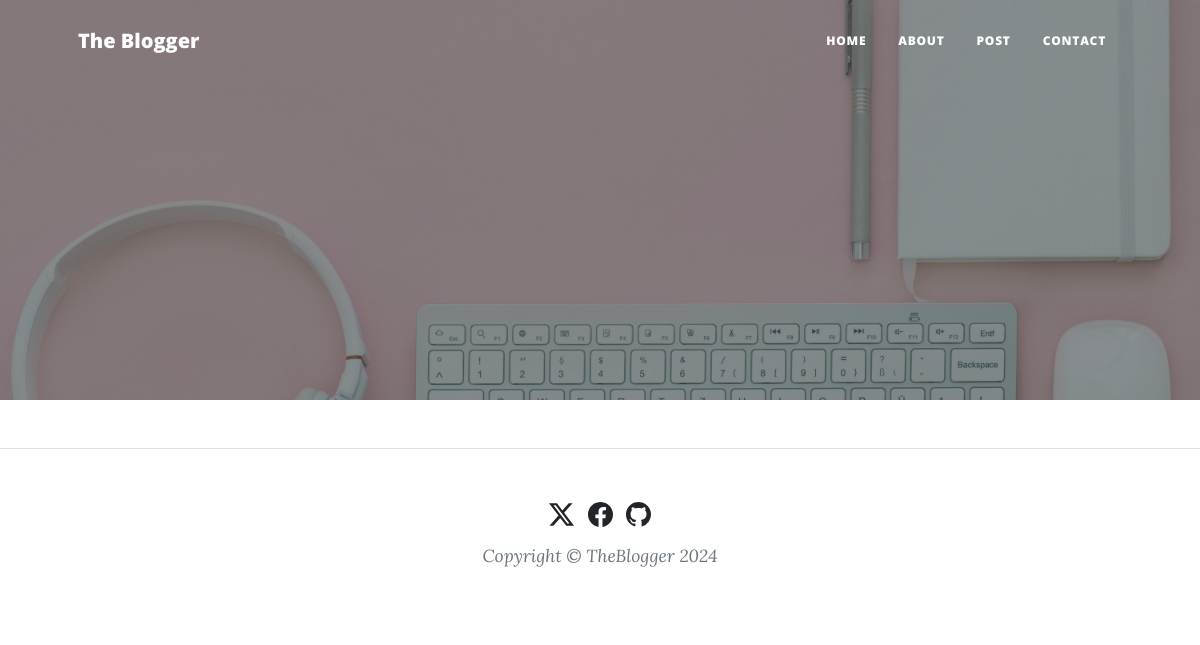
Page /posts on the earlier database version.
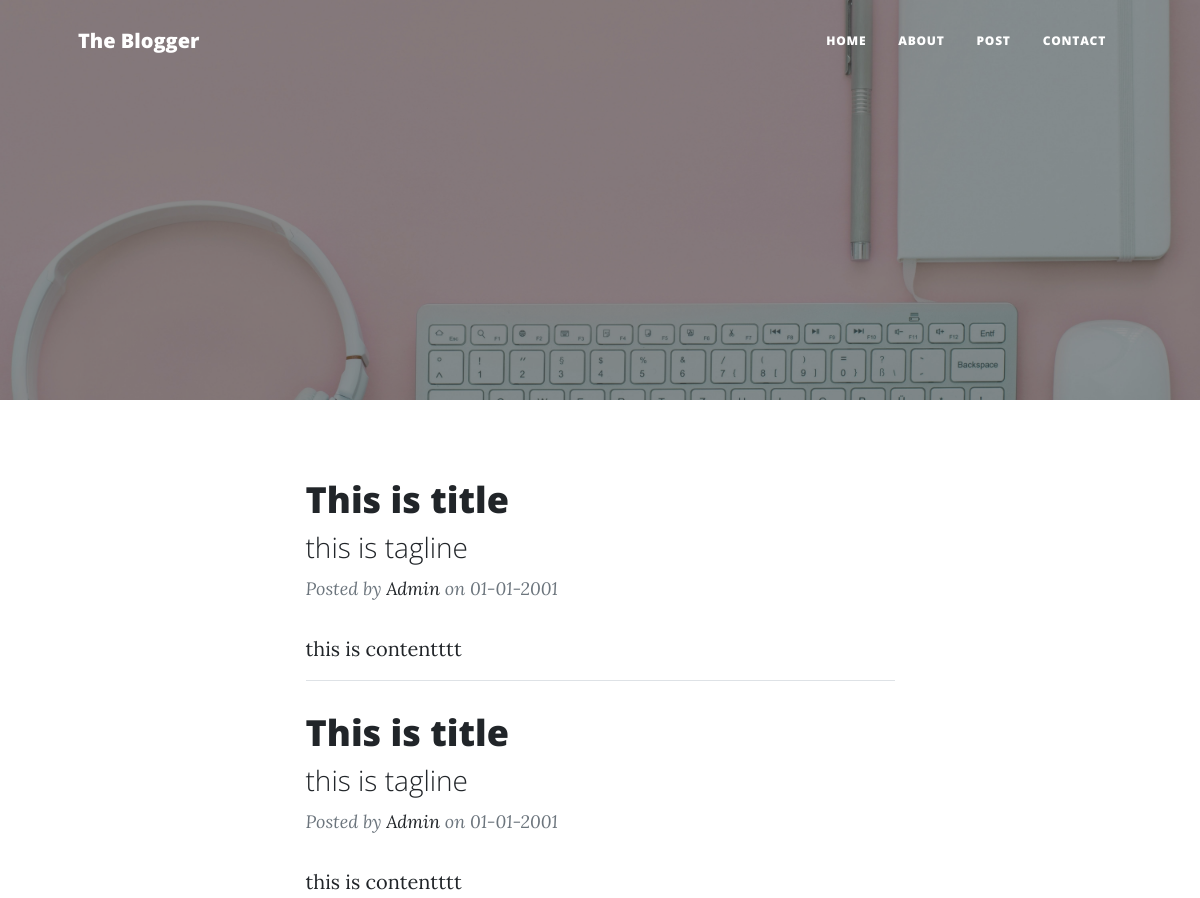
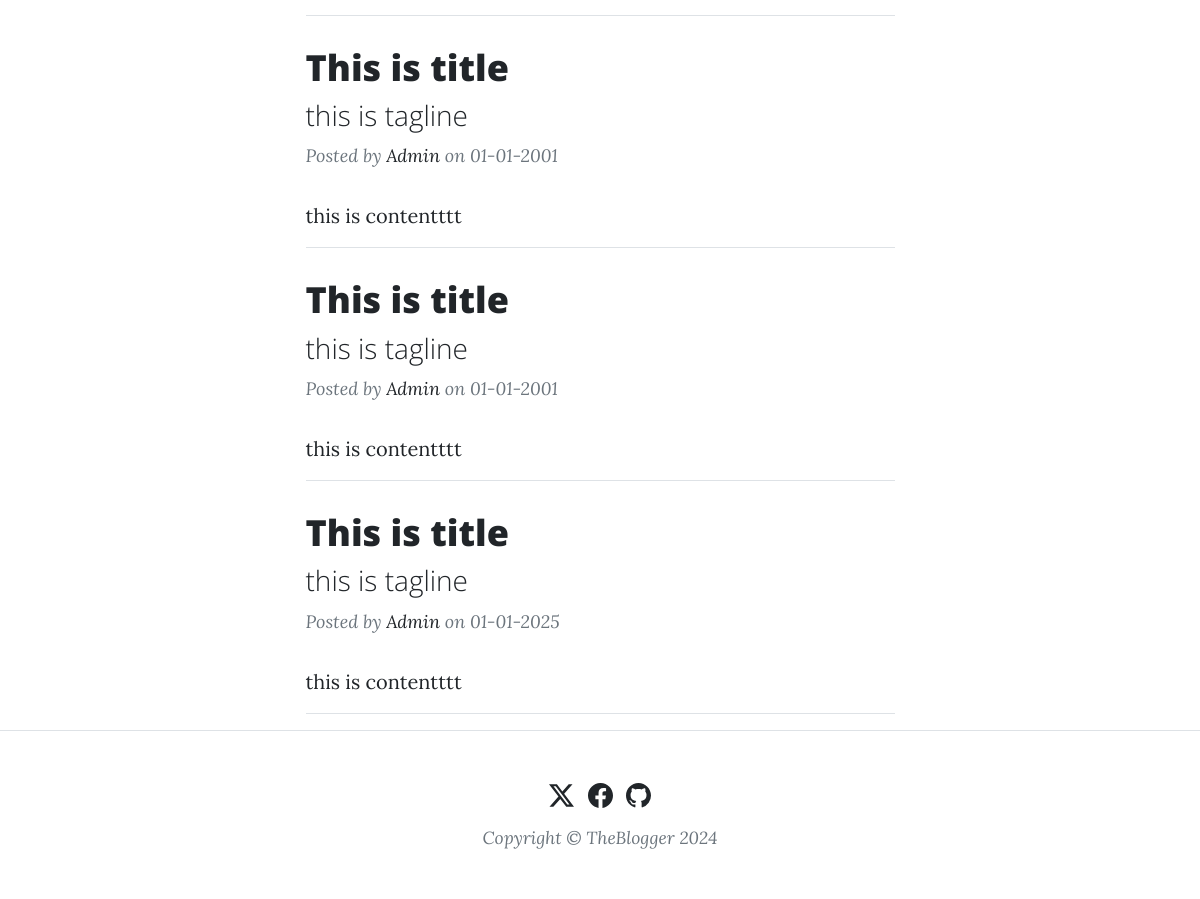
Same page on the later database version (2 pictures, top to bottom).
### db.py (models this page shows, shortened)
class Posts(db.Model):
    sno = db.Column(db.Integer, primary_key=True)
    title = db.Column(db.String(80), nullable=False)
    slug = db.Column(db.String(21), nullable=False)
    content = db.Column(db.String(120), nullable=False)
    tagline = db.Column(db.String(120), nullable=False)
    date = db.Column(db.String(12), nullable=True)
    img_file = db.Column(db.String(12), nullable=True)

### app.py (the view)
@app.route("/posts")
def posts():
    posts = Posts.query.filter_by().all()
    return render_template('posts.html', params=params, posts=posts)

### templates/posts.html
{% extends 'layout.html' %} {% block body %}
<header
  class="masthead"
  style="background-image: url('{{ url_for('static', filename='assets/img/posts-bg.jpg') }}')"
></header>
<div class="container px-4 px-lg-5">
  <div class="row gx-4 gx-lg-5 justify-content-center">
    <div class="col-md-10 col-lg-8 col-xl-7">
      {% for post in posts %}
      <div class="post-preview">
        <a href="/post/{{post.slug}}">
          <h2 class="post-title">{{ post.title }}</h2>
          <h3 class="post-subtitle">{{post.tagline}}</h3>
        </a>
        <p class="post-meta">
          Posted by
          <a href="#">Admin</a>
          on {{post.date}}
        </p>
      </div>
      {{post.content[0:43]}}
      <hr />
      {% endfor %}
    </div>
  </div>
</div>
{% endblock %}

### templates/layout.html (shortened to what this page needs)
<!DOCTYPE html>
<html lang="en">
    <head>
        <link href="{{ url_for('static', filename='css/styles.css') }}" rel="stylesheet" />
    </head>
    <body>
        <nav class="navbar navbar-expand-lg navbar-light" id="mainNav">
            <div class="container px-4 px-lg-5">
                <a class="navbar-brand" href="/">The Blogger</a>
                <div class="collapse navbar-collapse" id="navbarResponsive">
                    <ul class="navbar-nav ms-auto py-4 py-lg-0">
                        <li class="nav-item"><a class="nav-link px-lg-3 py-3 py-lg-4" href="/">Home</a></li>
                        <li class="nav-item"><a class="nav-link px-lg-3 py-3 py-lg-4" href="/about">About</a></li>
                        <li class="nav-item"><a class="nav-link px-lg-3 py-3 py-lg-4" href="/posts">Post</a></li>
                        <li class="nav-item"><a class="nav-link px-lg-3 py-3 py-lg-4" href="/contact">Contact</a></li>
                    </ul>
                </div>
            </div>
        </nav>
      {% block body %}{% endblock %}
        <footer class="border-top">
            <div class="container px-4 px-lg-5">
                <div class="row gx-4 gx-lg-5 justify-content-center">
                    <div class="col-md-10 col-lg-8 col-xl-7">
                        <ul class="list-inline text-center">
                            <li class="list-inline-item">
                                <a href="{{ params['twitter_url'] }}" target="_blank">
                                    <svg xmlns="http://www.w3.org/2000/svg" width="25" height="25" fill="currentColor" class="bi bi-twitter-x" viewBox="0 0 16 16">
                                        <path d="M12.6.75h2.454l-5.36 6.142L16 15.25h-4.937l-3.867-5.07-4.425 5.07H.316l5.733-6.57L0 .75h5.063l3.495 4.633L12.601.75Zm-.86 13.028h1.36L4.323 2.145H2.865z"/>
                                      </svg>
                                </a>
                            </li>
                            <li class="list-inline-item">
                                <a href="{{ params['fb_url'] }}" target="_blank">
                                </a>
                            </li>
                            <li class="list-inline-item">
                                <a href="{{ params['github_url'] }}" target="_blank">
                                </a>
                            </li>
                        </ul>
                        <div class="small text-center text-muted fst-italic">Copyright &copy; TheBlogger 2024</div>
                    </div>
                </div>
            </div>
        </footer>
    </body>
</html>

Differences in the rows shown:
added Posts: title "This is title", tagline "this is tagline", date "01-01-2001", content "this is contentttt"
added Posts: title "This is title", tagline "this is tagline", date "01-01-2001", content "this is contentttt"
added Posts: title "This is title", tagline "this is tagline", date "01-01-2001", content "this is contentttt"
added Posts: title "This is title", tagline "this is tagline", date "01-01-2001", content "this is contentttt"
added Posts: title "This is title", tagline "this is tagline", date "01-01-2025", content "this is contentttt"
